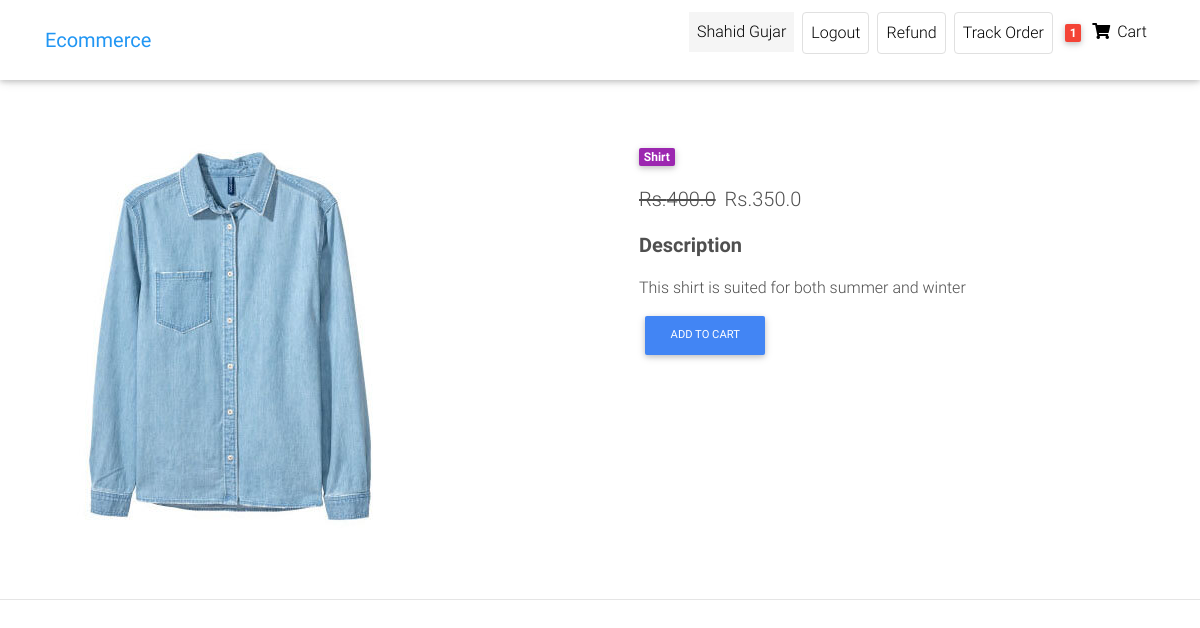
/product/shirt-awesome/ (signed in), run on the app's committed database.
### front/models.py (models this page shows, shortened)
class Customer(AbstractUser):#Users is customer here
    phone=models.CharField(max_length=12,default="")
    gender=models.CharField(max_length=15,default="")
    user_address=models.CharField(max_length=50,default="")

class Order(models.Model):
    user=models.ForeignKey(Customer,on_delete=models.CASCADE)
    ref_code=models.CharField(max_length=20,blank=True,null=True)
    items=models.ManyToManyField(OrderItem)
    start_date = models.DateTimeField(auto_now_add=True)
    ordered_date=models.DateField()
    ordered=models.BooleanField(default=False)#it check whether has been ordered or not
    billing_address=models.ForeignKey('Address',related_name='billing_address',on_delete=models.SET_NULL,blank=True,null=True)
    shipping_address=models.ForeignKey('Address',related_name='shipping_address',on_delete=models.SET_NULL,blank=True,null=True)
    payment_detail=models.ForeignKey('Payments',on_delete=models.SET_NULL,blank=True,null=True)
    coupon=models.ForeignKey('Coupon',on_delete=models.SET_NULL,blank=True,null=True)
    being_delivered=models.BooleanField(default=False)#deliver hogaya
    received=models.BooleanField(default=False)#order hmne receive karliya
    order_status=models.CharField(choices=status,max_length=10,default='Pe')
    refund_requested=models.BooleanField(default=False)
    refund_granted=models.BooleanField(default=False)

class Item(models.Model):
    title=models.CharField(max_length=50)
    price=models.FloatField()
    discount_price=models.FloatField(blank=True,null=True)
    category=models.CharField(choices=CATEGORY_CHOICES,max_length=2)
    label=models.CharField(choices=LABEL_CHOICES,max_length=1)
    slug=models.SlugField()
    description=models.TextField()
    image=models.ImageField(upload_to='Images',null=True,blank=True)
    def get_add_to_cart(self):
        return reverse("add-to-cart", kwargs={"slug": self.slug})

### front/views.py (the view)
# urls.py: path('product/<slug>/', ItemDetailView.as_view(),name="product"),
class ItemDetailView(DetailView):
    model=Item
    template_name='Ecommerce/product-page.html'

### front/templatetags/cart_template_tags.py (called while the page is built)
@register.filter
def cart_item_count(user):
    if user.is_authenticated:
        qs=Order.objects.filter(user=user,ordered=False)
        if qs.exists():
            return qs[0].items.count()
    return 0

### front/templates/Ecommerce/product-page.html (shortened to what this page needs)
{% extends "Ecommerce/home-page.html" %}
{% load static %}
{% load cart_template_tags %}
{% block body %}
  {% include 'Ecommerce/navbar.html' %}
  <main class="mt-5 pt-4">
    <div class="container dark-grey-text mt-5">
      <div class="row wow fadeIn">
        <div class="col-md-6 mb-4">
          <img src="{{object.image.url}}" class="img-fluid" alt="">
        </div>
        <div class="col-md-6 mb-4">
          <div class="p-4">
            <div class="mb-3">
              <a href="">
                <span class="badge purple mr-1">{{object.get_category_display}}</span>
              </a>
            </div>
            <p class="lead">
              {% if  object.discount_price %}
              <span class="mr-1">
                <del>Rs.{{object.price}}</del>
              </span>
              <span>Rs.{{object.discount_price}}</span>
              {% else %}
              <span>Rs.{{object.price}}</span>
              {% endif %}
            </p>
            <p class="lead font-weight-bold">Description</p>
            <p>{{object.description}}</p>
            <form class="d-flex justify-content-left">
              {% if user.is_authenticated %}
              <a href="{{object.get_add_to_cart}}" class="btn btn-primary btn-md my-0 p" type="submit">Add to cart</a>
              {% else %}
              <h5>Please login to buy</h5>
              {% endif %}
            </form>
          </div>
        </div>
      </div>
    </div>
  </main>
  <footer class="page-footer text-center font-small mt-4 wow fadeIn">
    <hr class="my-4">
  </footer>
  {% endblock body %}

### front/templates/Ecommerce/navbar.html (shortened to what this page needs)
{% load cart_template_tags %}
 <nav class="navbar fixed-top navbar-expand-lg navbar-light white scrolling-navbar">
    <div class="container">
      <a class="navbar-brand waves-effect" href="/" >
        <strong class="blue-text">Ecommerce</strong>
      </a>
      <div class="collapse navbar-collapse" id="navbarSupportedContent">
        <ul class="navbar-nav nav-flex-icons">
          {% if request.user.is_authenticated %}
          <li class="nav-item mx-1">
            <p class="nav-link waves-effect "
            style="background-color:whitesmoke;"
             >
              {{request.user.first_name}}
          </p>
          </li>
          <li class="nav-item mx-1">
            <a href="{% url 'account_logout' %}" class="nav-link border border-light rounded waves-effect"
             >
              Logout
            </a>
          </li>
          <li class="nav-item mx-1">
            <a href="{% url 'request-refund' %}" class="nav-link border border-light rounded waves-effect"
             >
              Refund
            </a>
          </li>
          <li class="nav-item mx-1">
            <a href="{% url 'track-order' %}" class="nav-link border border-light rounded waves-effect"
            >
              Track Order
            </a>
          </li>
          {% endif %}
          {% if user.is_authenticated %}
          <li class="nav-item">
            <a href="{% url 'order-summary' %}" class="nav-link waves-effect">
              <span class="badge red z-depth-1 mr-1"> {{request.user|cart_item_count}} </span>
              <i class="fas fa-shopping-cart"></i>
              <span class="clearfix d-none d-sm-inline-block"> Cart </span>
            </a>
          </li>
          {% endif %}
        </ul>
      </div>
    </div>
  </nav>

### front/templates/Ecommerce/home-page.html (style rules this page uses)
html, body, header, .carousel { height: 60vh; }

### data on the page
Customer: user.first_name "Shahid Gujar", user|cart_item_count "1"
Item: image (picture), category "Shirt", price "400.0", discount_price "350.0", description "This shirt is suited for both summer and winter"
